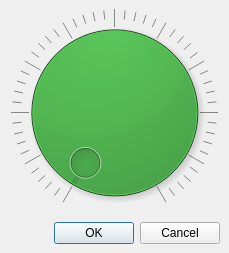
<ui version="4.0" >
 <class>ParameterDialog</class>
 <widget class="QDialog" name="ParameterDialog" >
  <property name="geometry" >
   <rect>
    <x>0</x>
    <y>0</y>
    <width>229</width>
    <height>253</height>
   </rect>
  </property>
  <property name="windowTitle" >
   <string>Dialog</string>
  </property>
  <layout class="QVBoxLayout" >
   <property name="margin" >
    <number>9</number>
   </property>
   <property name="spacing" >
    <number>6</number>
   </property>
   <item>
    <widget class="QDial" name="dial" >
     <property name="palette" >
      <palette>
       <active>
        <colorrole role="Button" >
         <brush brushstyle="SolidPattern" >
          <color alpha="255" >
           <red>0</red>
           <green>170</green>
           <blue>0</blue>
          </color>
         </brush>
        </colorrole>
       </active>
       <inactive>
        <colorrole role="Button" >
         <brush brushstyle="SolidPattern" >
          <color alpha="255" >
           <red>0</red>
           <green>170</green>
           <blue>0</blue>
          </color>
         </brush>
        </colorrole>
       </inactive>
       <disabled>
        <colorrole role="Button" >
         <brush brushstyle="SolidPattern" >
          <color alpha="255" >
           <red>0</red>
           <green>170</green>
           <blue>0</blue>
          </color>
         </brush>
        </colorrole>
       </disabled>
      </palette>
     </property>
     <property name="orientation" >
      <enum>Qt::Horizontal</enum>
     </property>
     <property name="notchesVisible" >
      <bool>true</bool>
     </property>
    </widget>
   </item>
   <item>
    <widget class="QDialogButtonBox" name="buttonBox" >
     <property name="orientation" >
      <enum>Qt::Horizontal</enum>
     </property>
     <property name="standardButtons" >
      <set>QDialogButtonBox::Cancel|QDialogButtonBox::NoButton|QDialogButtonBox::Ok</set>
     </property>
    </widget>
   </item>
  </layout>
 </widget>
 <resources/>
 <connections>
  <connection>
   <sender>buttonBox</sender>
   <signal>accepted()</signal>
   <receiver>ParameterDialog</receiver>
   <slot>accept()</slot>
   <hints>
    <hint type="sourcelabel" >
     <x>248</x>
     <y>254</y>
    </hint>
    <hint type="destinationlabel" >
     <x>157</x>
     <y>274</y>
    </hint>
   </hints>
  </connection>
  <connection>
   <sender>buttonBox</sender>
   <signal>rejected()</signal>
   <receiver>ParameterDialog</receiver>
   <slot>reject()</slot>
   <hints>
    <hint type="sourcelabel" >
     <x>316</x>
     <y>260</y>
    </hint>
    <hint type="destinationlabel" >
     <x>286</x>
     <y>274</y>
    </hint>
   </hints>
  </connection>
 </connections>
</ui>
